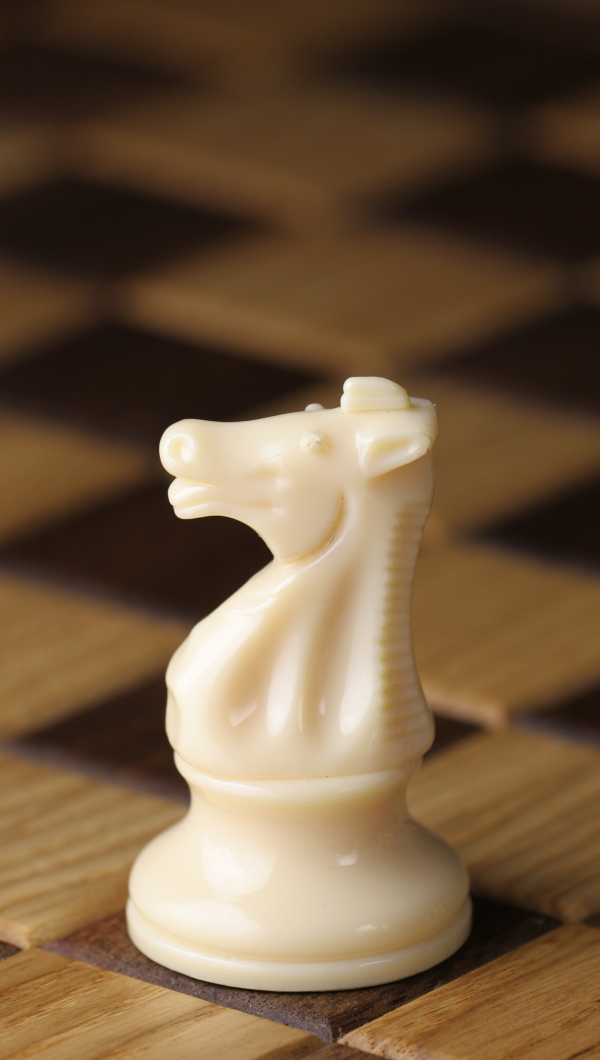
#> input picture examples/ref/staunton_knight.jpg, 1798 x 3180 px (shown at 1/3 size); its folder holds only this picture in this run
$ python -i silhouette.py   (imports and definitions only)
#> lines starting #> are read from the running program, lines starting #| are printed output that depends on the picture; after the words box and inside, x2 and y2 are one past the last pixel; in counts of white or black regions, pixels touching at a corner belong together
"""Normalize and compare silhouettes in image space."""

from __future__ import annotations

import json
from pathlib import Path

import numpy as np
from PIL import Image, ImageOps

from mason.core.jobs import AssetJob
from mason.core.ref_analysis import ImageLandmark, WidthSample

CANVAS = 128
IOU_DROP = 0.05
WIDTH_TS = (0.2, 0.4, 0.6, 0.8)
_VIEW_FILES = {
    "silhouette_side": "silhouette_side.png",
    "side": "silhouette_side.png",
    "silhouette_front": "silhouette_front.png",
    "front": "silhouette_front.png",
    "silhouette_three_quarter": "silhouette_three_quarter.png",
    "three_quarter": "silhouette_three_quarter.png",
}


def extract_silhouette(src: Path) -> tuple[Image.Image, float]:
    """Threshold, trim, return (L image, height/width)."""
    gray = np.array(Image.open(src).convert("L"))
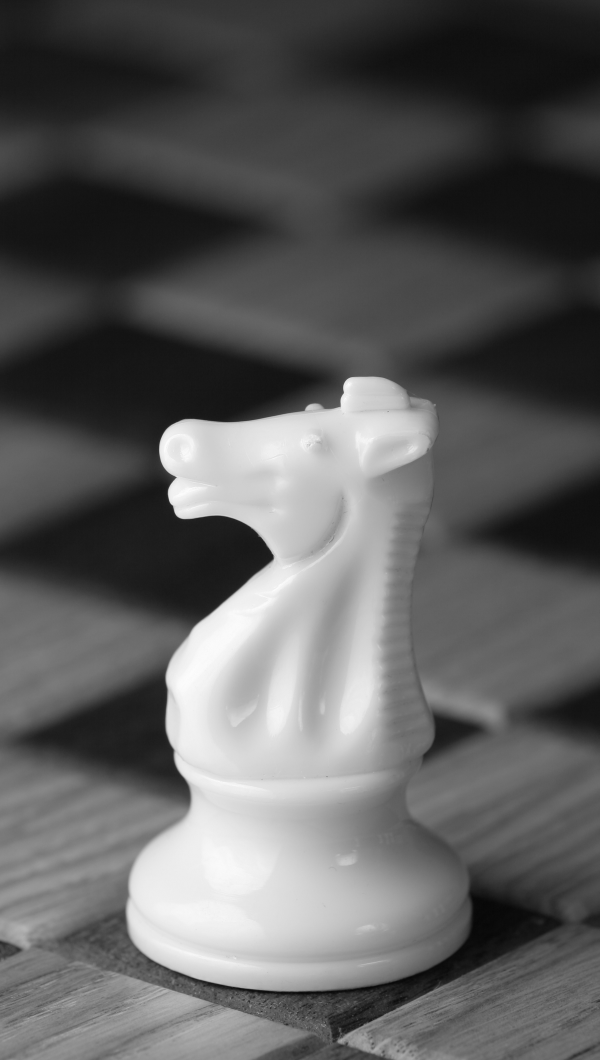
#> gray: shape (3180, 1798) (shown at 1/3 size); min 6, max 255, mean 93.7
    mask = subject_mask(gray)
#> in subject_mask, `work = 255 - work`:
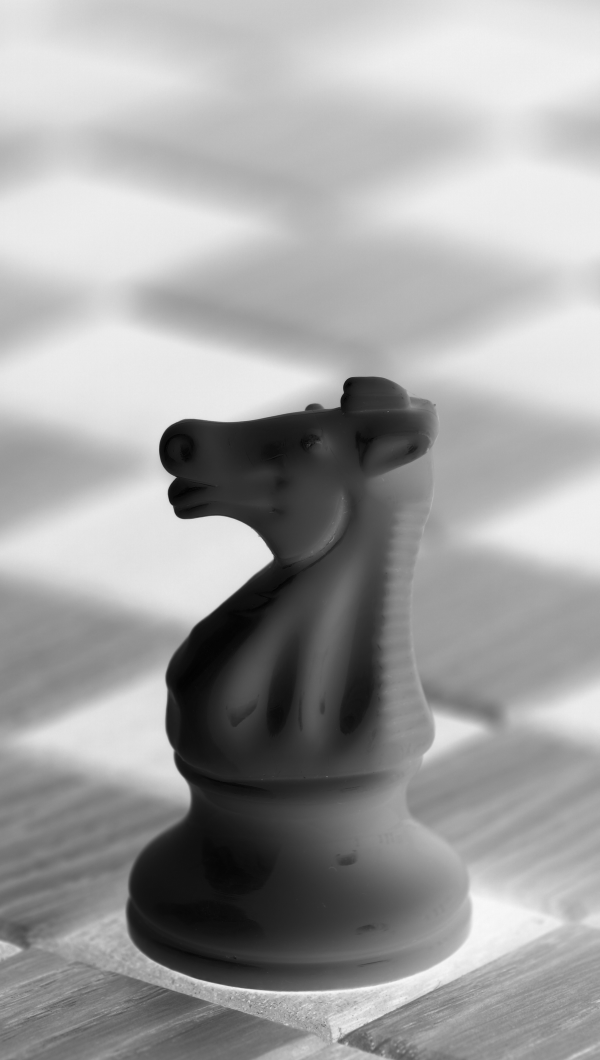
#> work: shape (3180, 1798) (shown at 1/3 size); min 0, max 249, mean 161.3
#> in _threshold_mask, `return np.where(work < 200, 255, 0).astype(np.uint8)`:
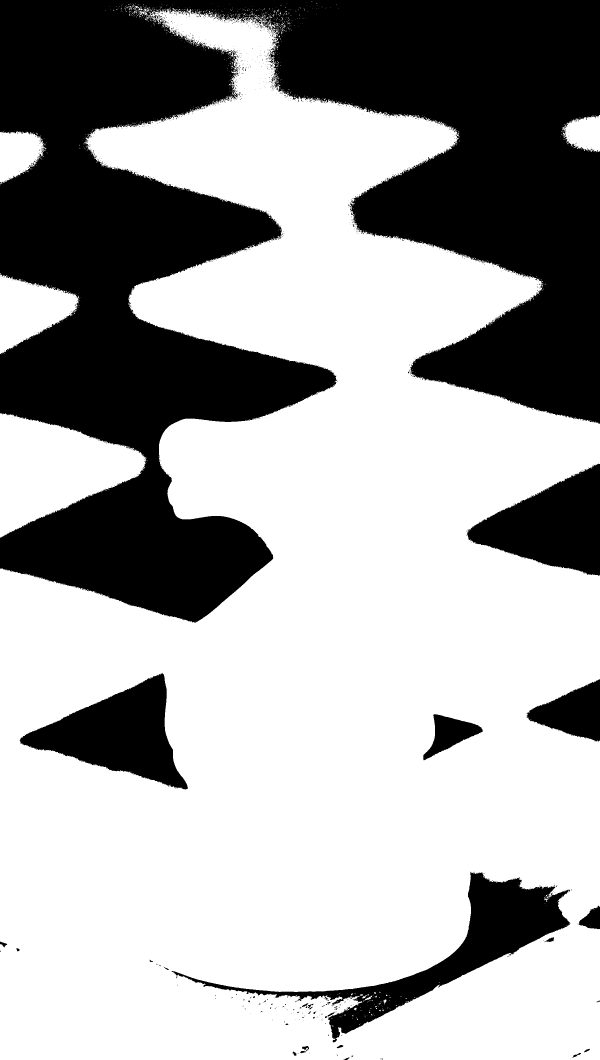
#> returned value: shape (3180, 1798) (shown at 1/3 size); 65.1% white; 1350 black regions (1311 under 20 px), largest, box (x1, y1, x2, y2) and area: (0, 0, 1798, 1868) 1698299, (514, 2615, 1711, 3127) 97687, (59, 2019, 564, 2369) 81627
#> in subject_mask, `frac = _mask_frac(dark)`: frac = 0.651
    ys, xs = np.nonzero(mask)
    if len(xs) == 0:
        out = Image.new("L", (1, 1), 255)
        return out, 1.0
    x0, x1 = int(xs.min()), int(xs.max())
#> x0 = 0; x1 = 1797
    y0, y1 = int(ys.min()), int(ys.max())
#> y0 = 3; y1 = 3179
    crop = mask[y0:y1 + 1, x0:x1 + 1]
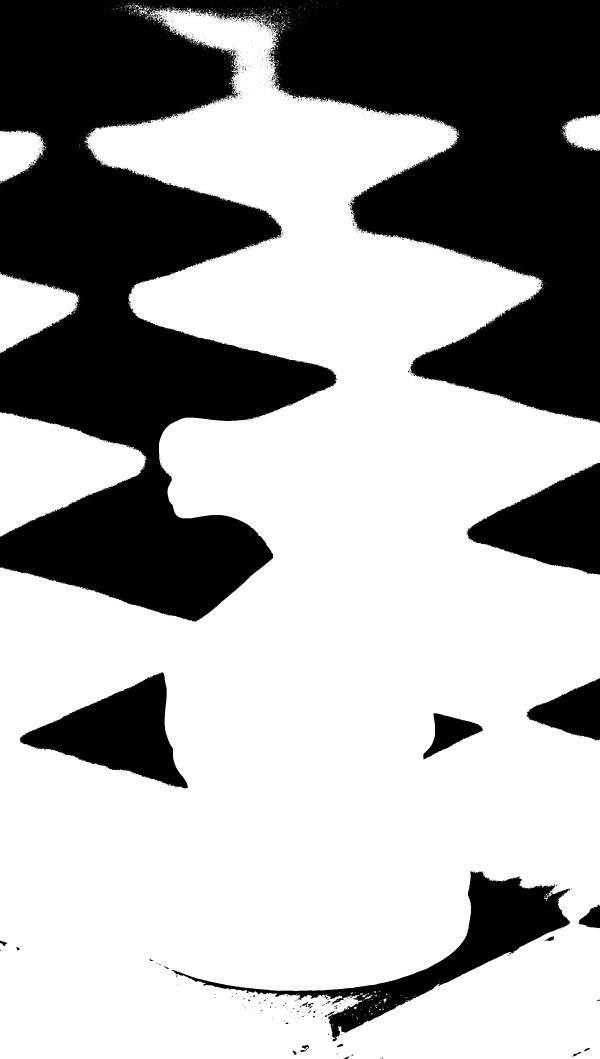
#> crop: shape (3177, 1798) (shown at 1/3 size); 65.2% white; 1350 black regions (1311 under 20 px), largest, box (x1, y1, x2, y2) and area: (0, 0, 1798, 1865) 1692905, (514, 2612, 1711, 3124) 97687, (59, 2016, 564, 2366) 81627
    out = Image.fromarray(255 - crop)
    width, height = out.size
#> width = 1798; height = 3177
    ratio = (height / width) if width else 1.0
#> ratio = 1.77
    return out, ratio


def subject_mask(gray: np.ndarray) -> np.ndarray:
    """255 on the subject. Dark-on-light, or edges if low contrast."""
    work = gray
    if float(work.mean()) < 128:
        work = 255 - work
    dark = _threshold_mask(work)
    frac = _mask_frac(dark)
    edge = _edge_mask(gray) if float(gray.std()) < 22 or frac < 0.02 else None
    if edge is not None:
        edge_frac = _mask_frac(edge)
        if 0.02 <= edge_frac <= 0.88 and (frac < 0.02 or edge_frac > frac):
            return edge
    if 0.02 <= frac <= 0.88:
        return dark
    return dark


# [196 lines left out: functions silhouette_iou, compare_masks, extrema_landmarks, mask_extrema, width_samples, write_job_metrics and 5 more, not called in this run]


def _threshold_mask(work: np.ndarray) -> np.ndarray:
    return np.where(work < 200, 255, 0).astype(np.uint8)


# [19 lines left out: function _edge_mask, not called in this run]


def _mask_frac(mask: np.ndarray) -> float:
    return float((mask > 0).mean()) if mask.size else 0.0


# [76 lines left out: functions _normalized_mask, _iou, _chamfer, _mean_min_dist, _bbox_ratio, _com and 1 more, not called in this run]


def _uv(point: tuple[float, float]) -> tuple[float, float]:
    return (round(float(point[0]), 4), round(float(point[1]), 4))


# [13 lines left out: function _preview_continuity, not called in this run]

>>> result = extract_silhouette('../../../examples/ref/staunton_knight.jpg')

$ run again, on examples/ref/harvest_hollow_ai_hero.png
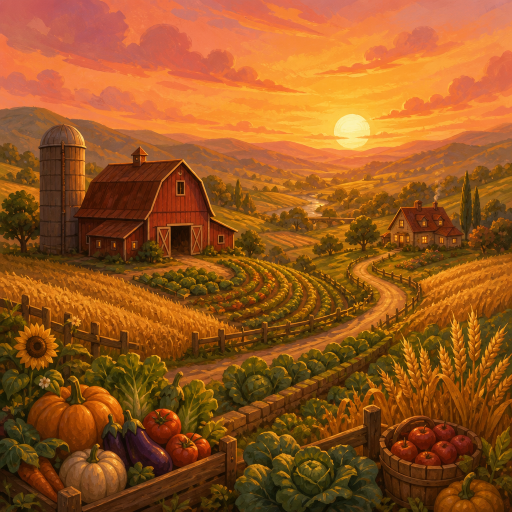
#> input picture examples/ref/harvest_hollow_ai_hero.png, 1024 x 1024 px (shown at 1/2 size)
#> in subject_mask, `work = 255 - work`:
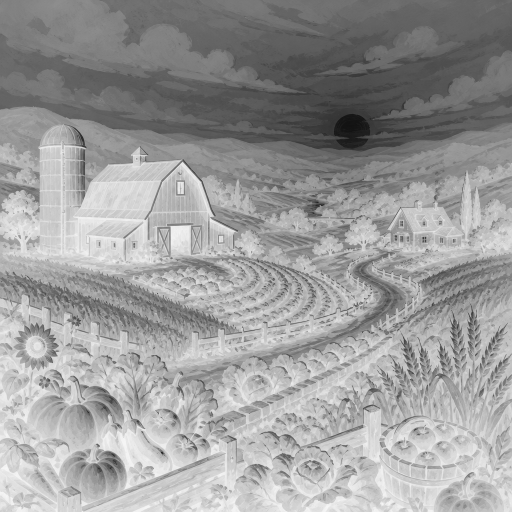
#> work: shape (1024, 1024) (shown at 1/2 size); min 17, max 248, mean 155.4
#> in _threshold_mask, `return np.where(work < 200, 255, 0).astype(np.uint8)`:
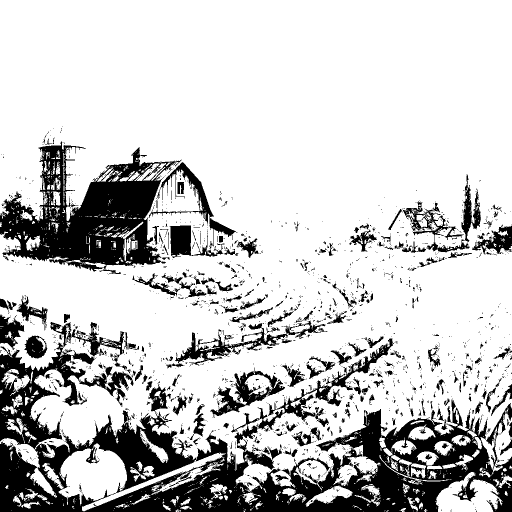
#> returned value: shape (1024, 1024) (shown at 1/2 size); 78.7% white; 2386 black regions (2138 under 20 px), largest, box (x1, y1, x2, y2) and area: (0, 644, 1024, 1024) 123064, (0, 282, 364, 543) 43036, (332, 641, 655, 736) 4825
#> frac = 0.787
#> x0 = 0; x1 = 1023
#> y0 = 0; y1 = 1023

$ run again, on examples/ref/queen_anne_victorian.png
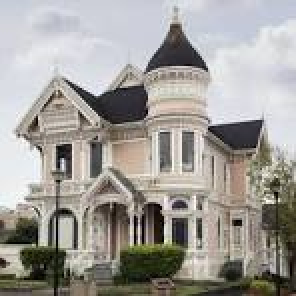
#> input picture examples/ref/queen_anne_victorian.png, 148 x 148 px (shown 2 times larger)
#> in extract_silhouette, `gray = np.array(Image.open(src).convert("L"))`:
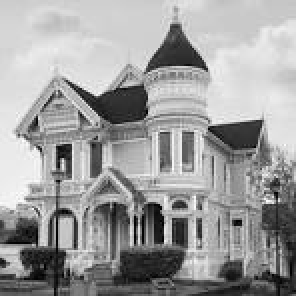
#> gray: shape (148, 148) (shown 2 times larger); min 0, max 254, mean 157.3
#> in _threshold_mask, `return np.where(work < 200, 255, 0).astype(np.uint8)`:
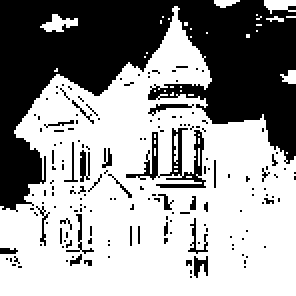
#> returned value: shape (148, 148) (shown 2 times larger); 60.7% white; 169 black regions (155 under 20 px), largest, box (x1, y1, x2, y2) and area: (0, 0, 148, 106) 7374, (63, 64, 103, 94) 362, (40, 75, 45, 91) 56
#> frac = 0.607
#> ys = 13304 values from 0 to 147; xs = 13304 values, max 147 at index 28, min 0 at index 7041, mean 75.31
#> x0 = 0; x1 = 147
#> y0 = 0; y1 = 147
